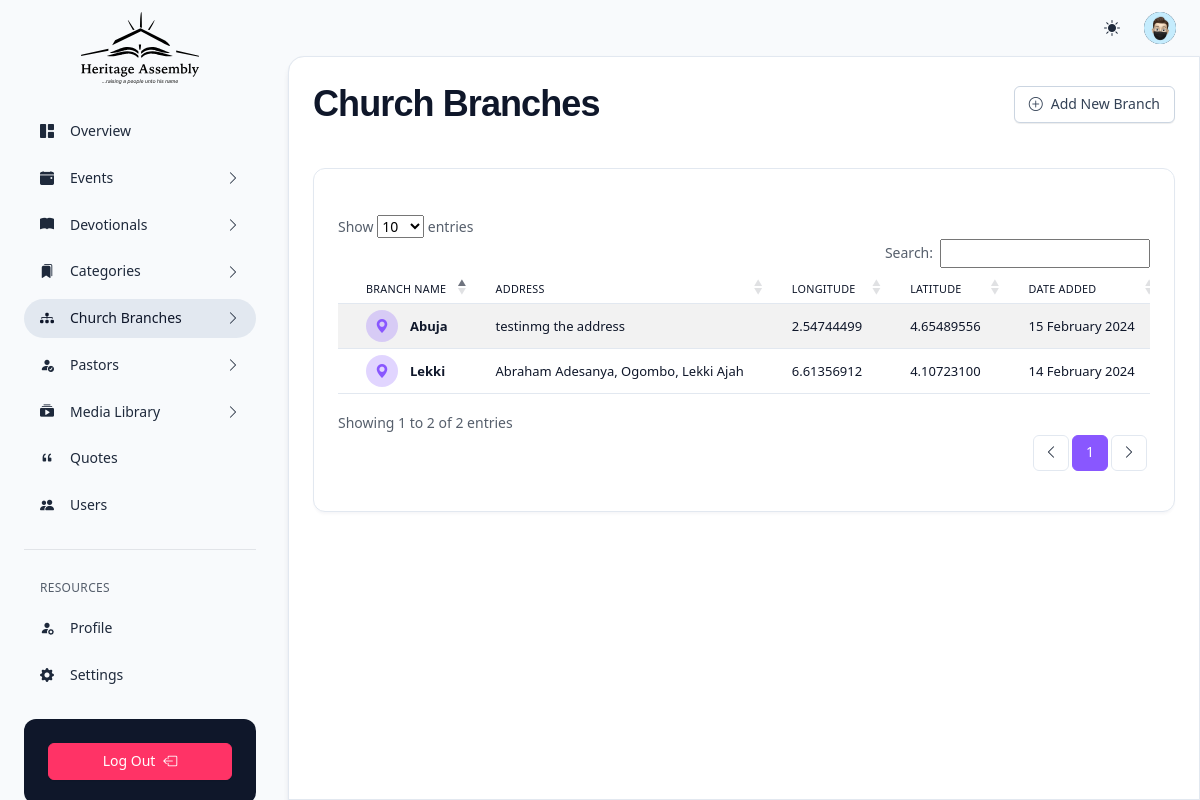
/branches.php (signed in), run on the app's committed database.
### tables this page shows
CREATE TABLE `tbl_branches` (
  `id` int(11) NOT NULL,
  `branchName` varchar(100) NOT NULL,
  `firstMeetingDay` varchar(100) NOT NULL,
  `firstMeetingActivity` varchar(100) NOT NULL,
  `firstMeetingTime` varchar(100) NOT NULL,
  `secondMeetingDay` varchar(100) NOT NULL,
  `secondMeetingActivity` varchar(100) NOT NULL,
  `secondMeetingTime` varchar(100) NOT NULL,
  `thirdMeetingDay` varchar(100) NOT NULL,
  `thirdMeetingActivity` varchar(100) NOT NULL,
  `thirdMeetingTime` varchar(100) NOT NULL,
  `address` longtext DEFAULT NULL,
  `longitude` varchar(255) NOT NULL,
  `latitude` varchar(255) NOT NULL,
  `dateCreated` datetime DEFAULT current_timestamp()
);

### branches.php (the view, shortened to what this page needs)
<?php
    include "./components/header.php";
    require_once "./auth/delete.php";
?>
    <div class="d-flex flex-column flex-lg-row h-lg-100 gap-1">
        <?php include "./components/side-nav.php"; ?>
        <div class="flex-lg-fill overflow-x-auto ps-lg-1 vstack vh-lg-100 position-relative">
            <?php include "./components/topnav.php"; ?>
            <div class="flex-fill overflow-y-lg-auto scrollbar bg-body rounded-top-4 rounded-top-start-lg-4 rounded-top-end-lg-0 border-top border-lg shadow-2">
                <main class="container-fluid px-3 py-5 p-lg-6 p-xxl-8">
                    <div class="mb-6 mb-xl-10">
                        <div class="row g-3 align-items-center">
                            <div class="col">
                                <h1 class="ls-tight">Church Branches</h1>
                            </div>
                            <div class="col">
                                <div class="hstack justify-content-end">
                                    <a href="new-branch" class="btn d-inline-flex btn-sm btn-neutral"><span class="pe-2"><i class="bi bi-plus-circle"></i></span> <span>Add New Branch</span></a>
                                </div>
                            </div>
                        </div>
                    </div>
                    <div class="row g-3 g-xxl-6">
                        <div class="col-xxl-12">
                            <div class="vstack gap-3 gap-md-6">
                                <div class="card">
                                    <div class="card-body pb-0">
                                        <div class="table-responsive mb-10 mt-5">
                                            <table id="branches" class="table table-hover table-striped table-sm table-nowrap">
                                                <thead>
                                                    <tr>
                                                        <th scope="col">
                                                            <div class="d-flex align-items-center gap-2 ps-1">
                                                                <span>Branch Name</span>
                                                            </div>
                                                        </th>
                                                        <th scope="col">Address</th>
                                                        <th scope="col">Longitude</th>
                                                        <th scope="col">Latitude</th>
                                                        <th scope="col">Date Added</th>
                                                    </tr>
                                                </thead>
                                                <tbody>
                                                    <?php
                                                    $select_query = "SELECT * FROM tbl_branches ORDER BY dateCreated ASC";
                                                        $result = mysqli_query($conn, $select_query);
                                                        if (mysqli_num_rows($result) > 0) {
                                                            while($row = mysqli_fetch_assoc($result)) {
                                                                $branchName = $row['branchName'];
                                                                $address = $row['address'];
                                                                $longitude = $row['longitude'];
                                                                $latitude = $row['latitude'];
                                                                $dateCreated = $row['dateCreated'];
                                                                $date = strtotime($dateCreated);
                                                    ?>
                                                    <tr>
                                                        <td>
                                                            <div class="d-flex align-items-center gap-3 ps-1">
                                                                <div class="d-xl-inline-flex icon icon-shape w-rem-8 h-rem-8 rounded-circle text-sm bg-primary bg-opacity-25 text-primary"><i class="bi bi-geo-alt-fill"></i></div>
                                                                <div><span class="text-heading fw-bold"><?php echo $branchName; ?></span></div>
                                                            </div>
                                                        </td>
                                                        <td><?php echo $address; ?></td>
                                                        <td><?php echo $longitude; ?></td>
                                                        <td><?php echo $latitude; ?></td>
                                                        <td><?php echo date('j F Y', $date); ?></td>
                                                    </tr>
                                                    <?php
                                                            }
                                                        }
                                                    ?>
                                                </tbody>
                                            </table>
                                        </div>
                                    </div>
                                </div>
                            </div>
                        </div>
                    </div>
                </main>
            </div>
        </div>
    </div>
<?php
include "./components/footer.php";
?>

### assets/css/utility.css (style rules this page uses)
[class*=shadow] { transition: all .15s ease-in-out }
.overflow-x-auto { overflow-x: auto!important }
.d-flex { display: flex!important }
.d-inline-flex { display: inline-flex!important }
.shadow-2 { box-shadow: 0 6px 6px -1px rgba(10,22,70,.1),0 0 1px rgba(10,22,70,.06)!important }
.position-relative { position: relative!important }
.border-top { border-top: var(--x-border-width)var(--x-border-style)var(--x-border-color)!important }
.flex-fill { flex: auto!important }
.flex-column { flex-direction: column!important }
.justify-content-end { justify-content: flex-end!important }
.align-items-center { align-items: center!important }
.mt-5 { margin-top: 1.25rem!important }
.mb-6 { margin-bottom: 1.5rem!important }
.mb-10 { margin-bottom: 2.5rem!important }
.px-3 { padding-left: .75rem!important; padding-right: .75rem!important }
.py-5 { padding-top: 1.25rem!important; padding-bottom: 1.25rem!important }
.pe-2 { padding-right: .5rem!important }
.pb-0 { padding-bottom: 0!important }
.ps-1 { padding-left: .25rem!important }
.gap-1 { gap: .25rem!important }
.gap-2 { gap: .5rem!important }
.gap-3 { gap: .75rem!important }
.fw-bold { font-weight: 600!important }
.text-primary,.text-primary-hover:hover { --x-text-opacity: 1; color: rgba(var(--x-primary-rgb),var(--x-text-opacity))!important }
.text-heading { --x-text-opacity: 1; color: var(--x-heading-color)!important }
.bg-primary,.bg-primary-hover:hover { --x-bg-opacity: 1; background-color: rgba(var(--x-primary-rgb),var(--x-bg-opacity))!important }
.bg-body { --x-bg-opacity: 1; background-color: rgba(var(--x-body-bg-rgb),var(--x-bg-opacity))!important }
.bg-body-tertiary { --x-bg-opacity: 1; background-color: rgba(var(--x-tertiary-bg-rgb),var(--x-bg-opacity))!important }
.bg-opacity-25 { --x-bg-opacity: .25 }
.rounded-circle { border-radius: 50%!important }
.rounded-top-4 { border-top-left-radius: 1rem!important; border-top-right-radius: 1rem!important }
.text-sm { font-size: .875rem!important }
.ls-tight { letter-spacing: -.025em!important }
.w-rem-8 { width: 2rem!important }
.h-rem-8 { height: 2rem!important }
@media (min-width: 768px) { .gap-md-6 { gap: 1.5rem!important } }
@media (min-width: 992px) { .overflow-y-lg-auto { overflow-y:auto!important } }
@media (min-width: 992px) { .border-lg { border: var(--x-border-width)var(--x-border-style)var(--x-border-color)!important } }
@media (min-width: 992px) { .h-lg-100 { height: 100%!important } }
@media (min-width: 992px) { .vh-lg-100 { height: 100vh!important } }
@media (min-width: 992px) { .flex-lg-fill { flex: auto!important } }
@media (min-width: 992px) { .flex-lg-row { flex-direction: row!important } }
@media (min-width: 992px) { .p-lg-6 { padding: 1.5rem!important } }
@media (min-width: 992px) { .ps-lg-1 { padding-left: .25rem!important } }
@media (min-width: 992px) { .rounded-top-start-lg-4 { border-top-left-radius: 1rem!important } }
@media (min-width: 992px) { .rounded-top-end-lg-0 { border-top-right-radius: 0!important } }
@media (min-width: 1200px) { .d-xl-inline-flex { display: inline-flex!important } }
@media (min-width: 1200px) { .mb-xl-10 { margin-bottom: 2.5rem!important } }

### data on the page
tbl_branches: branchName "Lekki", address "Abraham Adesanya, Ogombo, Lekki Ajah", longitude "6.61356912", latitude "4.10723100", dateCreated "14 February 2024"
tbl_branches: branchName "Abuja", address "testinmg the address", longitude "2.54744499", latitude "4.65489556", dateCreated "15 February 2024"
